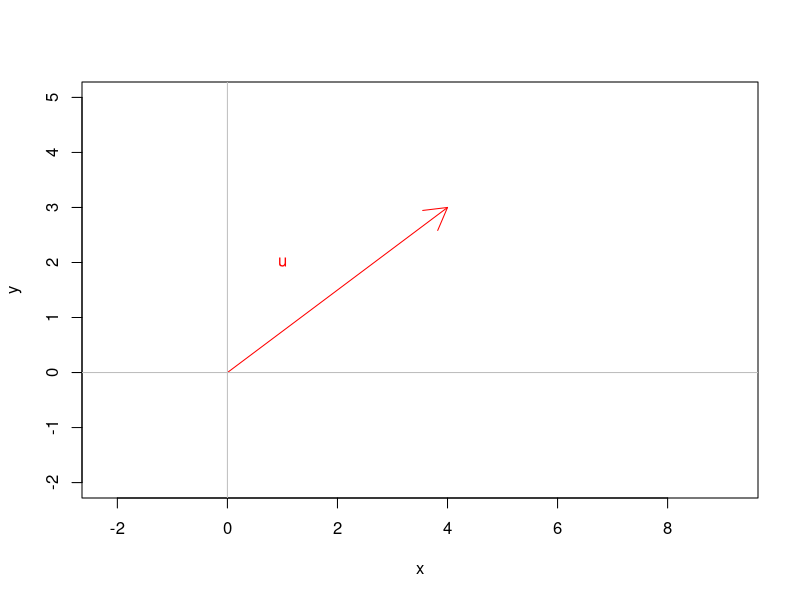

The R script that drew this image:
## ---- chunk 1
etiquetas <- c('u')
xlim <- c(0,7)
ylim <- c(-2,5)
plot( xlim, ylim, type="n", xlab="x", ylab="y", asp=1)
arrows(0,0,4,3, col = 'red' )
text(c(2),etiquetas,col = c("red"))
abline(v=0, h=0, col = 'gray' )
